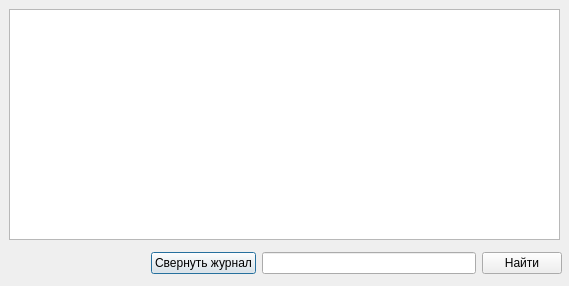
<?xml version="1.0" encoding="UTF-8"?>
<ui version="4.0">
 <class>WiewJournalUser</class>
 <widget class="QDialog" name="WiewJournalUser">
  <property name="geometry">
   <rect>
    <x>0</x>
    <y>0</y>
    <width>569</width>
    <height>286</height>
   </rect>
  </property>
  <property name="windowTitle">
   <string>Dialog</string>
  </property>
  <widget class="QTableWidget" name="tableWidget">
   <property name="geometry">
    <rect>
     <x>9</x>
     <y>9</y>
     <width>551</width>
     <height>231</height>
    </rect>
   </property>
  </widget>
  <widget class="QWidget" name="">
   <property name="geometry">
    <rect>
     <x>151</x>
     <y>250</y>
     <width>411</width>
     <height>26</height>
    </rect>
   </property>
   <layout class="QHBoxLayout" name="horizontalLayout_2">
    <item>
     <widget class="QPushButton" name="pushButton_2">
      <property name="text">
       <string>Свернуть журнал</string>
      </property>
     </widget>
    </item>
    <item>
     <layout class="QHBoxLayout" name="horizontalLayout">
      <item>
       <widget class="QLineEdit" name="lineEdit"/>
      </item>
      <item>
       <widget class="QPushButton" name="pushButton">
        <property name="text">
         <string>Найти</string>
        </property>
       </widget>
      </item>
     </layout>
    </item>
   </layout>
  </widget>
 </widget>
 <resources/>
 <connections/>
</ui>
